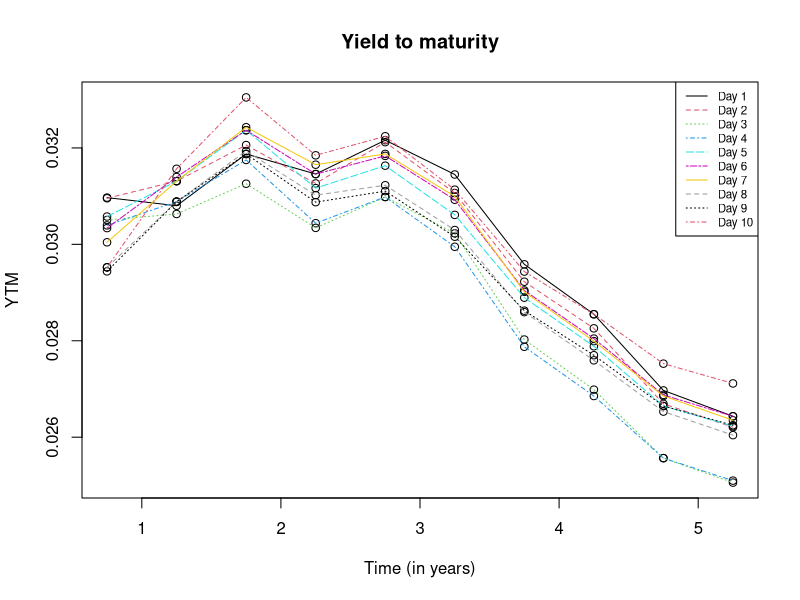
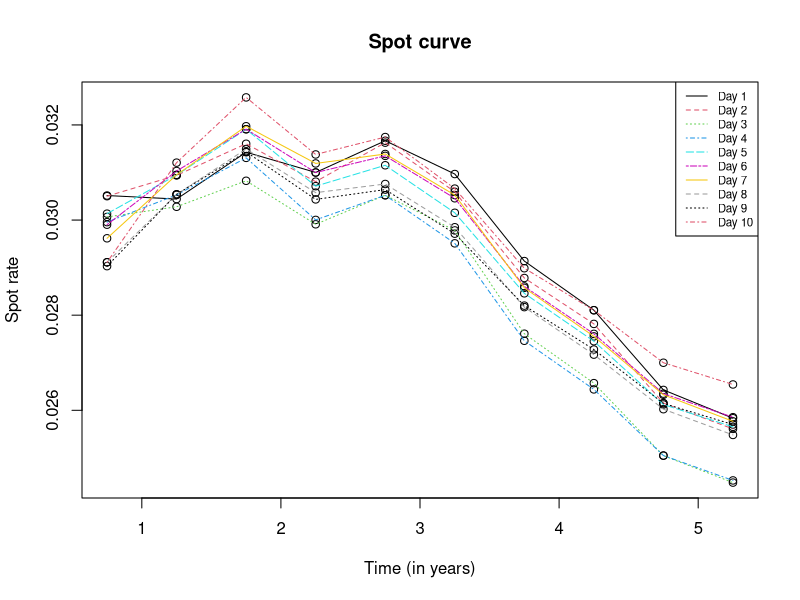
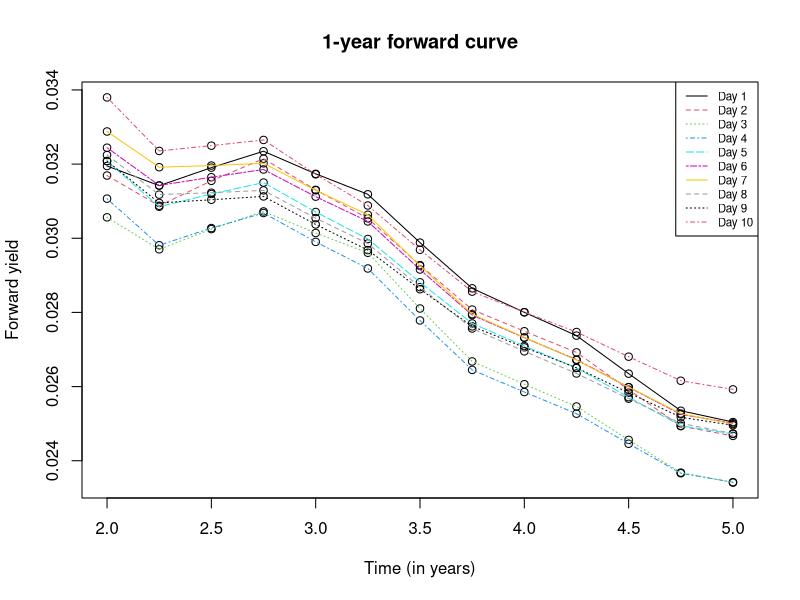

Recreate these plots in R, in order.
## ---- chunk 1
library(tidyverse)
## ---- chunk 2
# Create the dataset that contains the 11 bonds' prices for 10 days.
ISIN = c("CA135087H490", "CA135087M359", "CA135087J546", "CA135087J967",
         "CA135087K528", "CA135087K940", "CA135087L518", "CA135087L930",
         "CA135087M847", "CA135087N837", "CA135087P576")
coupon = c(1.75, 0.25, 2.25, 1.5, 1.25, 0.5, 0.25, 1, 1.25, 2.75, 3.5)
issue_date = c("10/6/2017", "5/14/2021", "10/5/2018", "4/5/2019", "10/11/2019",
               "4/3/2020", "10/9/2020", "4/16/2021", "10/15/2021", "5/13/2022",
               "10/21/2022")
maturity_date = c("3/1/2023", "8/1/2023", "3/1/2024", "9/1/2024", "3/1/2025",
                  "9/1/2025", "3/1/2026", "9/1/2026", "3/1/2027", "9/1/2027",
                  "3/1/2028")
# "time" is the variable that indicates year after adjustment.
time = c(0.25, 0.75, 1.25, 1.75, 2.25, 2.75, 3.25, 3.75, 4.25, 4.75, 5.25)

price_1 = c(99.71, 97.8, 97.93, 96.48, 95.38, 92.74, 91.08, 92.72, 93.14, 99.1, 102.73)
price_2 = c(99.7, 97.801, 97.87, 96.45, 95.42, 92.75, 91.19, 92.84, 93.25, 99.22, 102.84)
price_3 = c(99.72, 97.833, 97.95, 96.58, 95.61, 93.03, 91.43, 93.24, 93.73, 99.71, 103.4)
price_4 = c(99.72, 97.841, 97.92, 96.5, 95.59, 93.03, 91.51, 93.29, 93.78, 99.71, 103.38)
price_5 = c(99.74, 97.828, 97.87, 96.4, 95.44, 92.87, 91.32, 92.95, 93.39, 99.24, 102.83)
price_6 = c(99.75, 97.845, 97.86, 96.4, 95.38, 92.82, 91.23, 92.9, 93.33, 99.14, 102.73)
price_7 = c(99.76, 97.866, 97.87, 96.39, 95.34, 92.81, 91.21, 92.91, 93.35, 99.15, 102.77)
price_8 = c(99.77, 97.903, 97.92, 96.47, 95.47, 92.97, 91.41, 93.05, 93.5, 99.29, 102.92)
price_9 = c(99.78, 97.909, 97.92, 96.48, 95.5, 93, 91.45, 93.04, 93.46, 99.24, 102.82)
price_10 = c(99.79, 97.903, 97.84, 96.29, 95.3, 92.72, 91.17, 92.77, 93.14, 98.86, 102.40)

bond_prices = tibble(ISIN, coupon, issue_date, maturity_date, time, price_1, price_2, price_3,
                     price_4, price_5, price_6, price_7, price_8, price_9, price_10)
## ---- chunk 3
# Calculate yield to maturity
yield = matrix(rep(0, 10*10), 10, 10)

for (i in c(1:10)){
  for (j in c(2:11)){
    time_point = c(0, bond_prices$time[1:j])
    cp = bond_prices$coupon[j]
    # Calculate the dirty price
    accrued = 0.25 * cp
    dirty_price = as.double(bond_prices[j, i+5]) + accrued
    cash_flow = c(-dirty_price, rep(cp/2, length(time_point)-2), 100)
    # Calculate the YTM
    bond_val = function(r, flow, t = time_point) sum(flow / (1 + r)^t)
    ytm = function(flow) {uniroot(bond_val, c(0, 1), flow = flow)$root}
    yield[i,j-1] = ytm(cash_flow)
  }
}
## ---- chunk 4
# Plot the yield curve
time_point = seq(0.75, 5.25, 0.5)
plot(rep(time_point, each = 10), yield, main = "Yield to maturity", xlab = "Time (in years)",
     ylab = "YTM")
for (i in c(1:10)){
  interpolation = spline(time_point, yield[i,], n = length(time_point))
  lines(interpolation, lty = i, col = i)
}
legend(x = "topright", legend = c("Day 1", "Day 2", "Day 3", "Day 4", "Day 5", 
                                     "Day 6", "Day 7", "Day 8", "Day 9", "Day 10"),
       lwd = 1, col = c(1:10), lty = c(1:10), cex = 0.7)
## ---- chunk 5
# Calculate the spot rates
spot = matrix(rep(0, 10*11), 10, 11)
for (i in c(1:10)){
  cp = bond_prices$coupon[1]
  accrued = 0.25 * cp
  price = as.double(bond_prices[1, i+5])
  dirty_price = price + accrued
  spot_rate = -log(dirty_price/100)/bond_prices$time[1]
  spot[i, 1] = spot_rate
}

for (i in c(1:10)){
  for (j in c(2:11)){
    t = bond_prices$time[1:j-1]
    r = spot[i,1:j-1]
    cp = bond_prices$coupon[j]
    price = as.double(bond_prices[j, i+5])
    # Calculate the dirty price
    accrued = 0.25 * cp
    dirty_price = price + accrued
    spot_rate = -log((dirty_price - sum((cp/2)*exp(-r*t)))/100)/bond_prices$time[j]
    spot[i, j] = spot_rate
  }
}

## ---- chunk 6
# Plot the spot curve
time_point = seq(0.75, 5.25, 0.5)
plot(rep(time_point, each = 10), spot[,-1], main = "Spot curve", xlab = "Time (in years)",
     ylab = "Spot rate")
for (i in c(1:10)){
  interpolation = spline(time_point, spot[i,-1], n = length(time_point))
  lines(interpolation, col = i, lty = i)
}
legend(x = "topright", legend = c("Day 1", "Day 2", "Day 3", "Day 4", "Day 5", 
                                     "Day 6", "Day 7", "Day 8", "Day 9", "Day 10"),
       lwd = 1, col = c(1:10), lty = c(1:10), cex = 0.7)
## ---- chunk 7
# Calculate the forward yield
time_point = seq(2, 5, 0.25)
n = length(time_point)
forward = matrix(rep(0, n*10), 10, n)

for (i in c(1:10)){
  forward[i,] = -(-approx(seq(0.25, 5.25, 0.5), spot[i,], time_point)$y * time_point +
                  approx(seq(0.25, 5.25, 0.5), spot[i,], 1)$y)/(time_point-1)
}

## ---- chunk 8
# Plot the forward curve
plot(rep(time_point, each = 10), forward, main = "1-year forward curve", 
     xlab = "Time (in years)", ylab = "Forward yield")
for (i in c(1:10)){
  lines(spline(time_point, forward[i,], n = n), col = i, lty = i)
}
legend(x = "topright", legend = c("Day 1", "Day 2", "Day 3", "Day 4", "Day 5", 
                                     "Day 6", "Day 7", "Day 8", "Day 9", "Day 10"),
       lwd = 1, col = c(1:10), lty = c(1:10), cex = 0.7)
## ---- chunk 9
# Calculate the log returns
spot_rates = matrix(rep(0, 50), 5, 10)
for (j in c(1:10)){
  for (i in c(1:5)){
    spot_rates[i, j] = approx(seq(0.25, 5.25, 0.5), spot[j,], i)$y
  }
}

spot_returns = matrix(rep(0, 45), 5, 9)
for (i in c(1:5)){
  spot_returns[i,] = log(spot_rates[i,2:10]/spot_rates[i,1:9])
}

# Calculate the covariance matrix
spot_cov = cov(t(spot_returns))
round(spot_cov,6)
## ---- chunk 10
# Calculate the log returns
forward_rates = matrix(rep(0, 40), 4, 10)
for (j in c(1:10)){
  for (i in c(1:4)){
    forward_rates[i, j] = approx(seq(2, 5, 0.25), forward[j,], i+1)$y
  }
}

forward_returns = matrix(rep(0, 36), 4, 9)
for (i in c(1:4)){
  forward_returns[i,] = log(forward_rates[i,2:10]/forward_rates[i,1:9])
}

# Calculate the covariance matrix
forward_cov = cov(t(forward_returns))
round(forward_cov, 6)
## ---- chunk 11
# Calculate the eigenvalues and eigenvectors
spot_eigen = eigen(spot_cov)
forward_eigen = eigen(forward_cov)
spot_eigen$values
round(spot_eigen$vectors,3)
forward_eigen$values
round(forward_eigen$vectors,3)
